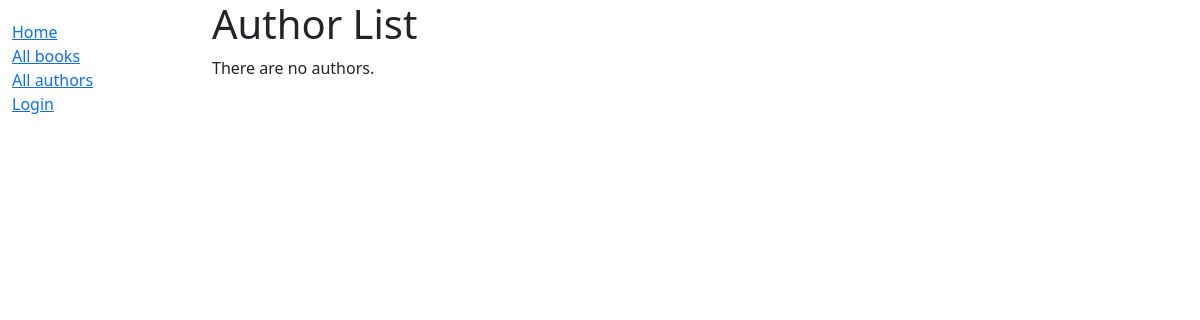
The app's page /catalog/authors/, older data.
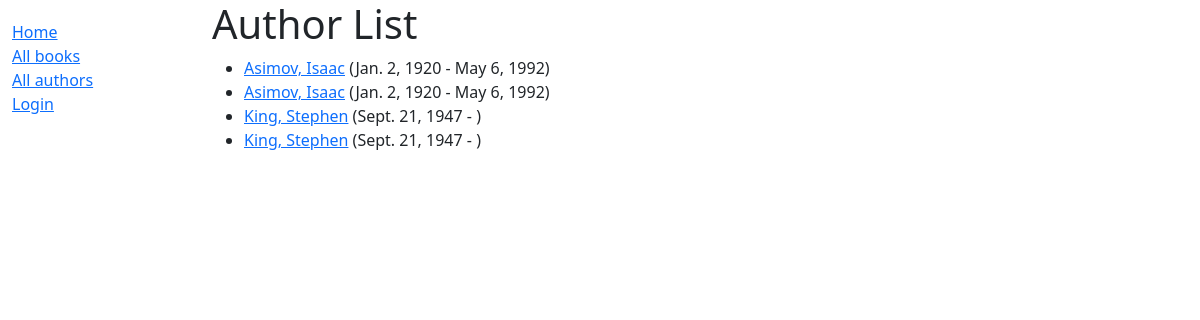
The same page, newer data.
### locallibrary/catalog/models.py (models this page shows)
class Author(models.Model):
    first_name = models.CharField(max_length=100)
    last_name = models.CharField(max_length=100)
    date_of_birth = models.DateField('birth', null=True, blank=True)
    date_of_death = models.DateField('died', null=True, blank=True)
    class Meta:
        ordering = ['last_name', 'first_name']
    def get_absolute_url(self):
        return reverse('author-detail', args=[str(self.id)])
    def __str__(self):
        return f'{self.last_name}, {self.first_name}'

### locallibrary/catalog/views.py (the view)
# urls.py: path('authors/', views.AuthorListView.as_view(), name='authors'),
class AuthorListView(generic.ListView):
    model = Author
    paginate_by = 10

### locallibrary/catalog/templates/catalog/author_list.html
{% extends "base_generic.html" %}
{% block content %}
  <h1>Author List</h1>
  {% if author_list %}
  <ul>
    {% for author in author_list %}
      <li>
        <a href="{{ author.get_absolute_url }}">{{ author }}</a> ({{author.date_of_birth}} - {% if author.date_of_death %}{{author.date_of_death}}{% endif %})
      </li>
    {% endfor %}
  </ul>
  {% else %}
    <p>There are no authors.</p>
  {% endif %}
{% endblock %}

### locallibrary/catalog/templates/base_generic.html (shortened to what this page needs)
<!DOCTYPE html>
<html lang="en">
<head>
  <link href="https://cdn.jsdelivr.net/npm/bootstrap@5.1.3/dist/css/bootstrap.min.css" rel="stylesheet">
  {% load static %}
  <link rel="stylesheet" href="{% static 'css/styles.css' %}">
</head>
<body>
  <div class="container-fluid">
    <div class="row">
      <div class="col-sm-2">
      {% block sidebar %}
        <ul class="sidebar-nav">
          <li><a href="{% url 'index' %}">Home</a></li>
          <li><a href="{% url 'books' %}">All books</a></li>
          <li><a href="{% url 'authors' %}">All authors</a></li>
         {% if user.is_authenticated %}
          <li>User: {{ user.get_username }}</li>
          <li><a href="{% url 'my-borrowed' %}">My Borrowed</a></li>
          <li><a href="{% url 'logout' %}?next={{ request.path }}">Logout</a></li>
         {% else %}
          <li><a href="{% url 'login' %}?next={{ request.path }}">Login</a></li>
         {% endif %}
        </ul>
     {% endblock %}
      </div>
      <div class="col-sm-10 ">{% block content %}{% endblock %}
      </div>
    </div>
  </div>
</body>
</html>

Row changes from the older to the newer data that the page shows:
added Author: last_name+first_name "Asimov, Isaac", date_of_birth "Jan. 2, 1920", date_of_death "May 6, 1992"
added Author: last_name+first_name "Asimov, Isaac", date_of_birth "Jan. 2, 1920", date_of_death "May 6, 1992"
added Author: last_name+first_name "King, Stephen", date_of_birth "Sept. 21, 1947"
added Author: last_name+first_name "King, Stephen", date_of_birth "Sept. 21, 1947"
Text that changed along with them:
text no longer shown: "There are no authors."
